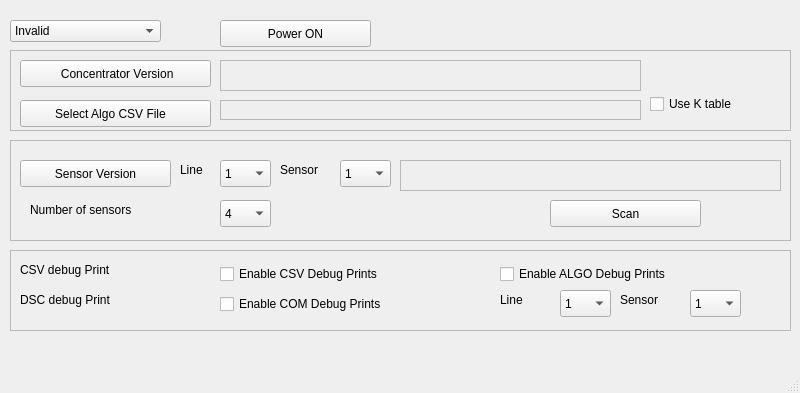
<?xml version="1.0" encoding="UTF-8"?>
<ui version="4.0">
 <class>DataCollector</class>
 <widget class="QMainWindow" name="DataCollector">
  <property name="geometry">
   <rect>
    <x>0</x>
    <y>0</y>
    <width>800</width>
    <height>393</height>
   </rect>
  </property>
  <property name="windowTitle">
   <string>DataCollector</string>
  </property>
  <widget class="QWidget" name="centralwidget">
   <widget class="QComboBox" name="Port_comboBox">
    <property name="geometry">
     <rect>
      <x>10</x>
      <y>20</y>
      <width>151</width>
      <height>22</height>
     </rect>
    </property>
    <property name="currentText">
     <string>Invalid</string>
    </property>
    <item>
     <property name="text">
      <string>Invalid</string>
     </property>
    </item>
    <item>
     <property name="text">
      <string>/dev/ttyACM0</string>
     </property>
    </item>
    <item>
     <property name="text">
      <string>/dev/ttyACM1</string>
     </property>
    </item>
    <item>
     <property name="text">
      <string>/dev/ttyUSB0</string>
     </property>
    </item>
    <item>
     <property name="text">
      <string>/dev/ttyUSB1</string>
     </property>
    </item>
    <item>
     <property name="text">
      <string>COM1</string>
     </property>
    </item>
    <item>
     <property name="text">
      <string>COM2</string>
     </property>
    </item>
    <item>
     <property name="text">
      <string>COM3</string>
     </property>
    </item>
    <item>
     <property name="text">
      <string>COM4</string>
     </property>
    </item>
    <item>
     <property name="text">
      <string>COM5</string>
     </property>
    </item>
    <item>
     <property name="text">
      <string>COM6</string>
     </property>
    </item>
    <item>
     <property name="text">
      <string>COM7</string>
     </property>
    </item>
    <item>
     <property name="text">
      <string>COM8</string>
     </property>
    </item>
    <item>
     <property name="text">
      <string>COM9</string>
     </property>
    </item>
    <item>
     <property name="text">
      <string>COM10</string>
     </property>
    </item>
   </widget>
   <widget class="QLabel" name="Comm_label">
    <property name="geometry">
     <rect>
      <x>180</x>
      <y>20</y>
      <width>22</width>
      <height>22</height>
     </rect>
    </property>
    <property name="text">
     <string/>
    </property>
    <property name="pixmap">
     <pixmap resource="Resources.qrc">:/ledred.png</pixmap>
    </property>
    <property name="scaledContents">
     <bool>true</bool>
    </property>
   </widget>
   <widget class="QFrame" name="data_frame">
    <property name="geometry">
     <rect>
      <x>10</x>
      <y>140</y>
      <width>781</width>
      <height>101</height>
     </rect>
    </property>
    <property name="frameShape">
     <enum>QFrame::StyledPanel</enum>
    </property>
    <property name="frameShadow">
     <enum>QFrame::Raised</enum>
    </property>
    <widget class="QPushButton" name="Scan_pushButton">
     <property name="geometry">
      <rect>
       <x>540</x>
       <y>60</y>
       <width>151</width>
       <height>27</height>
      </rect>
     </property>
     <property name="text">
      <string>Scan</string>
     </property>
    </widget>
    <widget class="QLabel" name="SCAN_label">
     <property name="geometry">
      <rect>
       <x>720</x>
       <y>60</y>
       <width>22</width>
       <height>22</height>
      </rect>
     </property>
     <property name="text">
      <string/>
     </property>
     <property name="pixmap">
      <pixmap>../../../A_os/Qt/QtXmodem/ledgreen.png</pixmap>
     </property>
     <property name="scaledContents">
      <bool>true</bool>
     </property>
    </widget>
    <widget class="QLabel" name="label_SensorInfo">
     <property name="geometry">
      <rect>
       <x>390</x>
       <y>20</y>
       <width>381</width>
       <height>31</height>
      </rect>
     </property>
     <property name="frameShape">
      <enum>QFrame::StyledPanel</enum>
     </property>
     <property name="frameShadow">
      <enum>QFrame::Sunken</enum>
     </property>
     <property name="text">
      <string/>
     </property>
    </widget>
    <widget class="QLabel" name="label_45">
     <property name="geometry">
      <rect>
       <x>170</x>
       <y>20</y>
       <width>41</width>
       <height>19</height>
      </rect>
     </property>
     <property name="text">
      <string>Line</string>
     </property>
    </widget>
    <widget class="QComboBox" name="SensorInfoSensor_comboBox">
     <property name="geometry">
      <rect>
       <x>330</x>
       <y>20</y>
       <width>51</width>
       <height>27</height>
      </rect>
     </property>
     <item>
      <property name="text">
       <string>1</string>
      </property>
     </item>
     <item>
      <property name="text">
       <string>2</string>
      </property>
     </item>
     <item>
      <property name="text">
       <string>3</string>
      </property>
     </item>
     <item>
      <property name="text">
       <string>4</string>
      </property>
     </item>
     <item>
      <property name="text">
       <string>5</string>
      </property>
     </item>
     <item>
      <property name="text">
       <string>6</string>
      </property>
     </item>
     <item>
      <property name="text">
       <string>7</string>
      </property>
     </item>
     <item>
      <property name="text">
       <string>8</string>
      </property>
     </item>
     <item>
      <property name="text">
       <string>All</string>
      </property>
     </item>
    </widget>
    <widget class="QPushButton" name="GetSensorInfoCommand_pushButton">
     <property name="geometry">
      <rect>
       <x>10</x>
       <y>20</y>
       <width>151</width>
       <height>27</height>
      </rect>
     </property>
     <property name="text">
      <string>Sensor Version</string>
     </property>
    </widget>
    <widget class="QComboBox" name="SensorInfoLine_comboBox">
     <property name="geometry">
      <rect>
       <x>210</x>
       <y>20</y>
       <width>51</width>
       <height>27</height>
      </rect>
     </property>
     <item>
      <property name="text">
       <string>1</string>
      </property>
     </item>
     <item>
      <property name="text">
       <string>2</string>
      </property>
     </item>
     <item>
      <property name="text">
       <string>3</string>
      </property>
     </item>
     <item>
      <property name="text">
       <string>4</string>
      </property>
     </item>
     <item>
      <property name="text">
       <string>All</string>
      </property>
     </item>
    </widget>
    <widget class="QLabel" name="label_46">
     <property name="geometry">
      <rect>
       <x>270</x>
       <y>20</y>
       <width>61</width>
       <height>19</height>
      </rect>
     </property>
     <property name="text">
      <string>Sensor</string>
     </property>
    </widget>
    <widget class="QComboBox" name="NumberOfSensors_comboBox">
     <property name="geometry">
      <rect>
       <x>210</x>
       <y>60</y>
       <width>51</width>
       <height>27</height>
      </rect>
     </property>
     <property name="currentText">
      <string>8</string>
     </property>
     <item>
      <property name="text">
       <string>4</string>
      </property>
     </item>
     <item>
      <property name="text">
       <string>8</string>
      </property>
     </item>
     <item>
      <property name="text">
       <string>12</string>
      </property>
     </item>
    </widget>
    <widget class="QLabel" name="label_48">
     <property name="geometry">
      <rect>
       <x>20</x>
       <y>60</y>
       <width>161</width>
       <height>20</height>
      </rect>
     </property>
     <property name="text">
      <string>Number of sensors</string>
     </property>
    </widget>
   </widget>
   <widget class="QPushButton" name="Power_pushButton">
    <property name="geometry">
     <rect>
      <x>220</x>
      <y>20</y>
      <width>151</width>
      <height>27</height>
     </rect>
    </property>
    <property name="text">
     <string>Power ON</string>
    </property>
   </widget>
   <widget class="QFrame" name="Info_frame">
    <property name="geometry">
     <rect>
      <x>10</x>
      <y>50</y>
      <width>781</width>
      <height>81</height>
     </rect>
    </property>
    <property name="frameShape">
     <enum>QFrame::StyledPanel</enum>
    </property>
    <property name="frameShadow">
     <enum>QFrame::Raised</enum>
    </property>
    <widget class="QPushButton" name="ConcentratorVersion_pushButton">
     <property name="geometry">
      <rect>
       <x>10</x>
       <y>10</y>
       <width>191</width>
       <height>27</height>
      </rect>
     </property>
     <property name="text">
      <string> Concentrator Version</string>
     </property>
    </widget>
    <widget class="QLabel" name="label_CONCENTRATORVERSION">
     <property name="geometry">
      <rect>
       <x>210</x>
       <y>10</y>
       <width>421</width>
       <height>31</height>
      </rect>
     </property>
     <property name="frameShape">
      <enum>QFrame::StyledPanel</enum>
     </property>
     <property name="frameShadow">
      <enum>QFrame::Sunken</enum>
     </property>
     <property name="text">
      <string/>
     </property>
    </widget>
    <widget class="QPushButton" name="SelectAlgoCSVFile_pushButton">
     <property name="geometry">
      <rect>
       <x>10</x>
       <y>50</y>
       <width>191</width>
       <height>27</height>
      </rect>
     </property>
     <property name="text">
      <string>Select Algo CSV File   </string>
     </property>
    </widget>
    <widget class="QLabel" name="label_CSVFILE">
     <property name="geometry">
      <rect>
       <x>210</x>
       <y>50</y>
       <width>421</width>
       <height>20</height>
      </rect>
     </property>
     <property name="frameShape">
      <enum>QFrame::StyledPanel</enum>
     </property>
     <property name="frameShadow">
      <enum>QFrame::Sunken</enum>
     </property>
     <property name="text">
      <string/>
     </property>
    </widget>
    <widget class="QCheckBox" name="useK_checkBox">
     <property name="geometry">
      <rect>
       <x>640</x>
       <y>40</y>
       <width>131</width>
       <height>28</height>
      </rect>
     </property>
     <property name="text">
      <string>Use K table</string>
     </property>
     <property name="checked">
      <bool>false</bool>
     </property>
    </widget>
   </widget>
   <widget class="QFrame" name="DEBUG_frame">
    <property name="geometry">
     <rect>
      <x>10</x>
      <y>250</y>
      <width>781</width>
      <height>81</height>
     </rect>
    </property>
    <property name="frameShape">
     <enum>QFrame::StyledPanel</enum>
    </property>
    <property name="frameShadow">
     <enum>QFrame::Raised</enum>
    </property>
    <widget class="QComboBox" name="QSENSOR_DEBUG_comboBox">
     <property name="geometry">
      <rect>
       <x>680</x>
       <y>40</y>
       <width>51</width>
       <height>27</height>
      </rect>
     </property>
     <item>
      <property name="text">
       <string>1</string>
      </property>
     </item>
     <item>
      <property name="text">
       <string>2</string>
      </property>
     </item>
     <item>
      <property name="text">
       <string>3</string>
      </property>
     </item>
     <item>
      <property name="text">
       <string>4</string>
      </property>
     </item>
     <item>
      <property name="text">
       <string>5</string>
      </property>
     </item>
     <item>
      <property name="text">
       <string>6</string>
      </property>
     </item>
     <item>
      <property name="text">
       <string>7</string>
      </property>
     </item>
     <item>
      <property name="text">
       <string>8</string>
      </property>
     </item>
     <item>
      <property name="text">
       <string>All</string>
      </property>
     </item>
    </widget>
    <widget class="QCheckBox" name="DSCDebugEnable_checkBox">
     <property name="geometry">
      <rect>
       <x>210</x>
       <y>40</y>
       <width>241</width>
       <height>28</height>
      </rect>
     </property>
     <property name="text">
      <string>Enable COM Debug Prints</string>
     </property>
    </widget>
    <widget class="QLabel" name="label_42">
     <property name="geometry">
      <rect>
       <x>10</x>
       <y>40</y>
       <width>141</width>
       <height>20</height>
      </rect>
     </property>
     <property name="text">
      <string>DSC debug Print</string>
     </property>
    </widget>
    <widget class="QLabel" name="label_43">
     <property name="geometry">
      <rect>
       <x>490</x>
       <y>40</y>
       <width>41</width>
       <height>19</height>
      </rect>
     </property>
     <property name="text">
      <string>Line</string>
     </property>
    </widget>
    <widget class="QComboBox" name="QLINE_DEBUG_comboBox">
     <property name="geometry">
      <rect>
       <x>550</x>
       <y>40</y>
       <width>51</width>
       <height>27</height>
      </rect>
     </property>
     <item>
      <property name="text">
       <string>1</string>
      </property>
     </item>
     <item>
      <property name="text">
       <string>2</string>
      </property>
     </item>
     <item>
      <property name="text">
       <string>3</string>
      </property>
     </item>
     <item>
      <property name="text">
       <string>4</string>
      </property>
     </item>
     <item>
      <property name="text">
       <string>All</string>
      </property>
     </item>
    </widget>
    <widget class="QLabel" name="label_44">
     <property name="geometry">
      <rect>
       <x>610</x>
       <y>40</y>
       <width>61</width>
       <height>19</height>
      </rect>
     </property>
     <property name="text">
      <string>Sensor</string>
     </property>
    </widget>
    <widget class="QCheckBox" name="CSVDebugEnable_checkBox">
     <property name="geometry">
      <rect>
       <x>210</x>
       <y>10</y>
       <width>231</width>
       <height>28</height>
      </rect>
     </property>
     <property name="text">
      <string>Enable CSV Debug Prints</string>
     </property>
    </widget>
    <widget class="QLabel" name="label_47">
     <property name="geometry">
      <rect>
       <x>10</x>
       <y>10</y>
       <width>151</width>
       <height>20</height>
      </rect>
     </property>
     <property name="text">
      <string>CSV debug Print</string>
     </property>
    </widget>
    <widget class="QCheckBox" name="AlgoDebugEnable_checkBox">
     <property name="geometry">
      <rect>
       <x>490</x>
       <y>10</y>
       <width>241</width>
       <height>28</height>
      </rect>
     </property>
     <property name="text">
      <string>Enable ALGO Debug Prints</string>
     </property>
    </widget>
   </widget>
  </widget>
  <widget class="QMenuBar" name="menubar">
   <property name="geometry">
    <rect>
     <x>0</x>
     <y>0</y>
     <width>800</width>
     <height>24</height>
    </rect>
   </property>
  </widget>
  <widget class="QStatusBar" name="statusbar"/>
 </widget>
 <resources>
  <include location="Resources.qrc"/>
 </resources>
 <connections/>
</ui>
